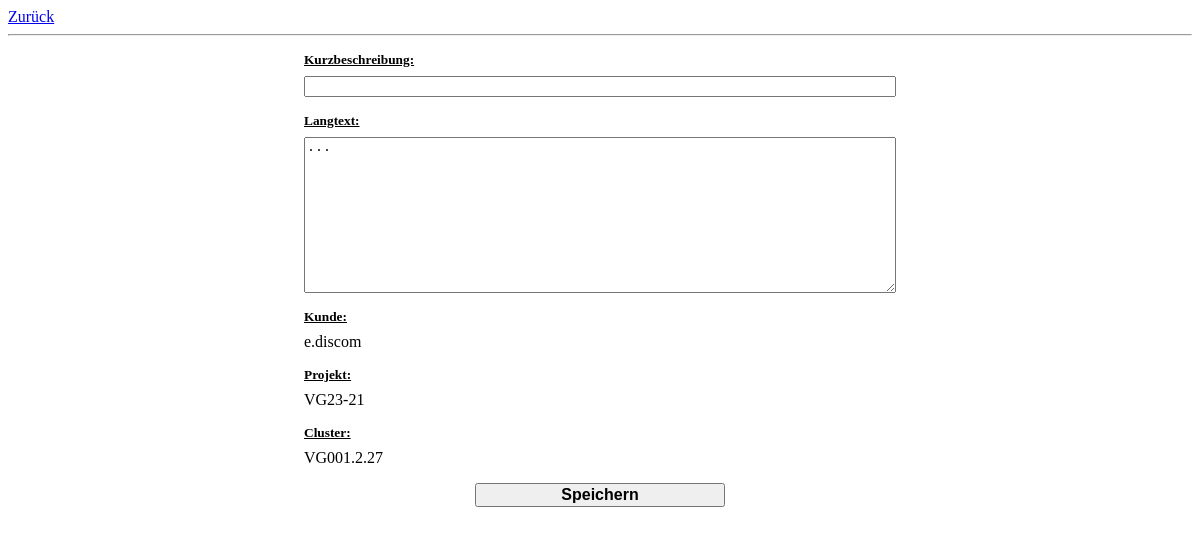
Page /create/ticket/2/ on the committed database.
### app_test_general/models.py (models this page shows, shortened)
class Cluster(models.Model):
    name = models.CharField(max_length=255, null=False, blank=False)
    customer = models.ForeignKey(Customer, null=False, on_delete=models.CASCADE)
    project = models.ForeignKey(Project, null=False, on_delete=models.CASCADE)
    user_created = models.CharField(max_length=255, null=False, blank=False)
    date_created = models.DateField(auto_now_add=True)

class Customer(models.Model):
    name = models.CharField(max_length=255, null=False, blank=False)
    user_created = models.CharField(max_length=255, null=False, blank=False)
    date_created = models.DateField(auto_now_add=True)
    def __str__(self):
        return self.name

class Project(models.Model):
    name = models.CharField(max_length=255, null=False, blank=False)
    customer = models.ForeignKey(Customer, null=False, on_delete=models.CASCADE)
    user_created = models.CharField(max_length=255, null=False, blank=False)
    date_created = models.DateField(auto_now_add=True)
    def __str__(self):
        return self.name

### app_test_general/views.py (the view, shortened to what this page needs)
# urls.py: path('create/ticket/<str:pk>/', views.Ticket, name="Ticket"),
def Ticket(request, pk):
    cluster_db = Cluster.objects.get(id=pk)
    form = TicketForm()
    context = {'formset': form, 'cluster_db': cluster_db}
    return render(request, 'app_test_general/create_ticket.html', context)

### app_test_general/forms.py
class TicketForm(ModelForm):
    class Meta:
        model = Ticket
        exclude = [
            'customer',
            'project',
            'cluster',
            'user_created',
            'date_created',
        ]

### app_test_general/templates/app_test_general/create_ticket.html (shortened to what this page needs)
<html>
<head>
</head>
<body>
    <a href="{% url 'Index' %}">Zurück</a>
    <hr>
    <form action="" method="POST">
        <div class="container">
            <small>Kurzbeschreibung: </small>
            {{ formset.short_text }}
        </div>
        <div class="container">
            <small>Langtext: </small>
            {{ formset.long_text }}
        </div>
        <div class="container">
            <small>Kunde: </small>
            {{ cluster_db.customer }}
        </div>
        <div class="container">
            <small>Projekt: </small>
            {{ cluster_db.project }}
        </div>
        <div class="container">
            <small>Cluster: </small>
            {{ cluster_db.name }}
        </div>
        <div class="container">
            <button type="submit">Speichern</button>
        </div>
    </form>
</body>
</html>

### app_test_general/templates/app_test_general/create_ticket.html (style rules this page uses)
.container { width: 50%; margin: 1rem auto; display: flex; flex-direction: column; }
small { margin-bottom: 0.5rem; font-weight: 700; text-decoration: underline; }
button { width: 250px; font-size: 1rem; font-weight: 700; margin: 0 auto; cursor: pointer; }

### rows in the picture
Cluster: customer "e.discom", project "VG23-21", name "VG001.2.27"
